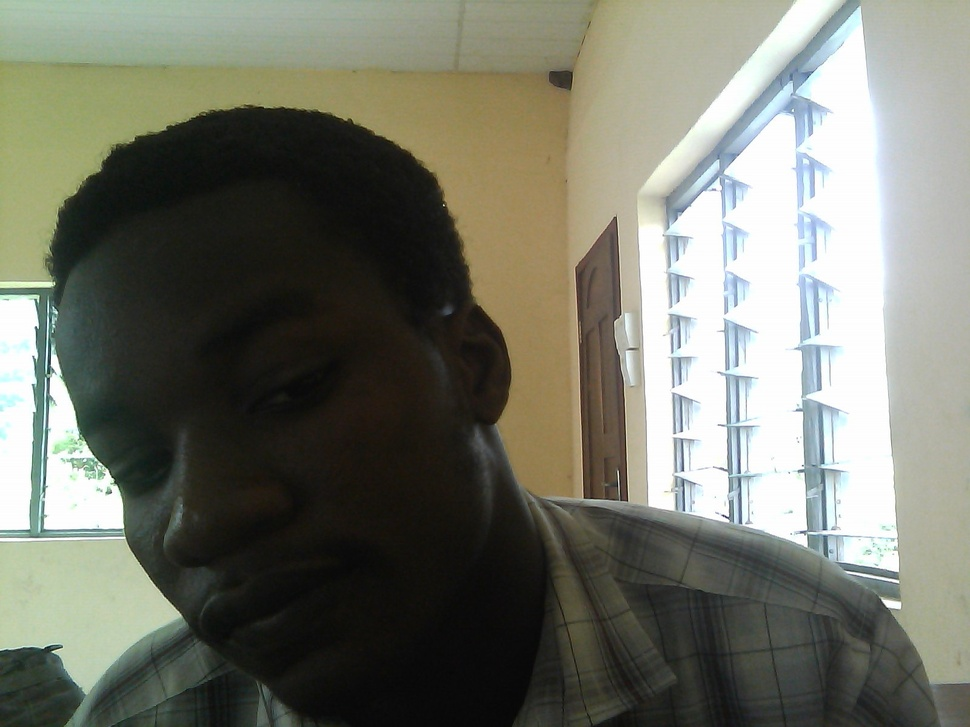
#> input picture img.jpg, 970 x 727 px, shrunk from 1600 x 1200 before the run
$ python Convert_Color_Image_to_Sketch.py
#> lines starting #> are read from the running program, lines starting #| are printed output that depends on the picture
# -*- coding: utf-8 -*-
"""Convert_Color_Image_to_Sketch.ipynb

Automatically generated by Colaboratory.

Original file is located at
    https://colab.research.google.com/drive/1vcd0PcYBJ-RtS_iYr262c4yVfofzkuAY
"""

#Install imageio package
#!pip install imageio

# Commented out IPython magic to ensure Python compatibility.
# %matplotlib inline
import imageio
import requests
import matplotlib.pyplot as plt
import IPython.display as dp

#Display the image from the web using an URI.
img="img.jpg"
dp.Image(requests.get(img).content)

#Read the image using imgaeio package's imread method and URI from web using
source_img = imageio.imread(img)
#> source_img is the input picture: shape (727, 970, 3); mean R, G, B 116.4, 118.3, 106.5

# Make the image Black and White using the formula Y= 0.299*R + 0.587*G + 0.114*B i.e. applying greyscale
import numpy as np

def grayscaleimg(rgb):
  return np.dot(rgb[...,:3], [0.299, 0.587, 0.114])
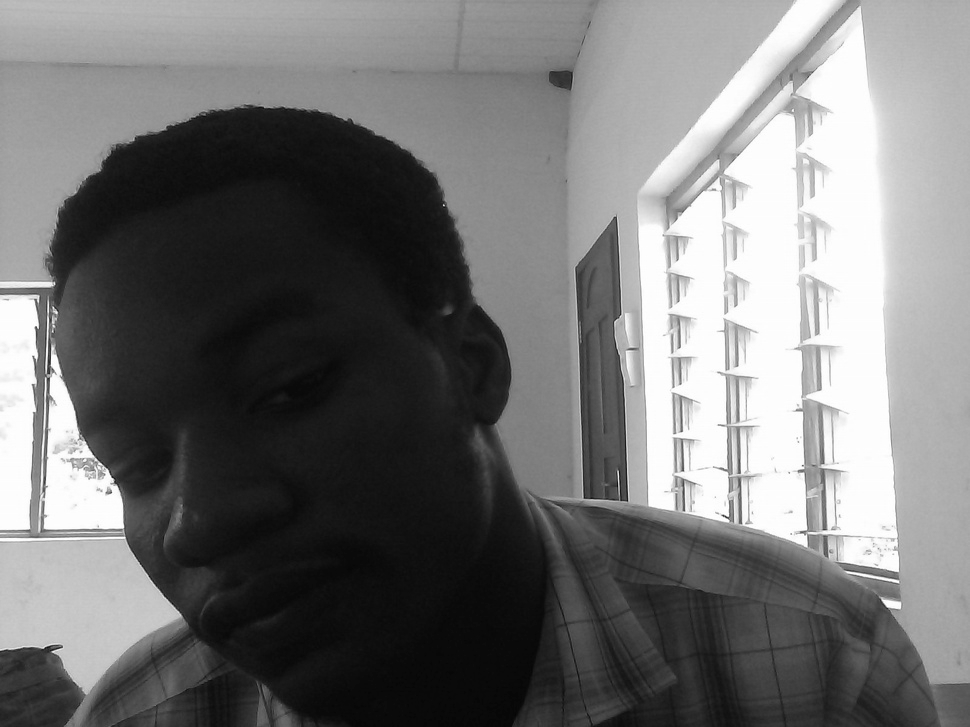
#> returned value: shape (727, 970) float64; min 4.77, max 255, mean 116.4

gryscl_img = grayscaleimg(source_img)

#Invert the image by subtracting it from 255
inv_img = (255 - gryscl_img)
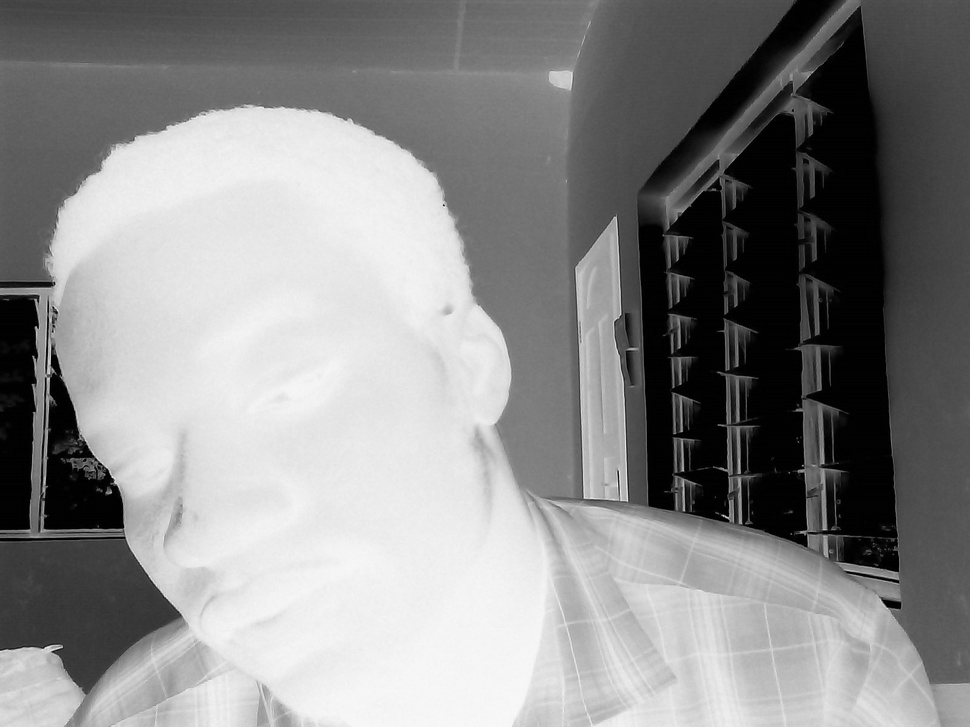
#> inv_img: shape (727, 970) float64; min 2.84e-14, max 250.2, mean 138.6
plt.imshow(inv_img)
#> (this line was passed over: IPython is not available in this run)

#Blur the image using gaussian filter
import scipy.ndimage
blurred_img = scipy.ndimage.filters.gaussian_filter(inv_img, sigma=5)
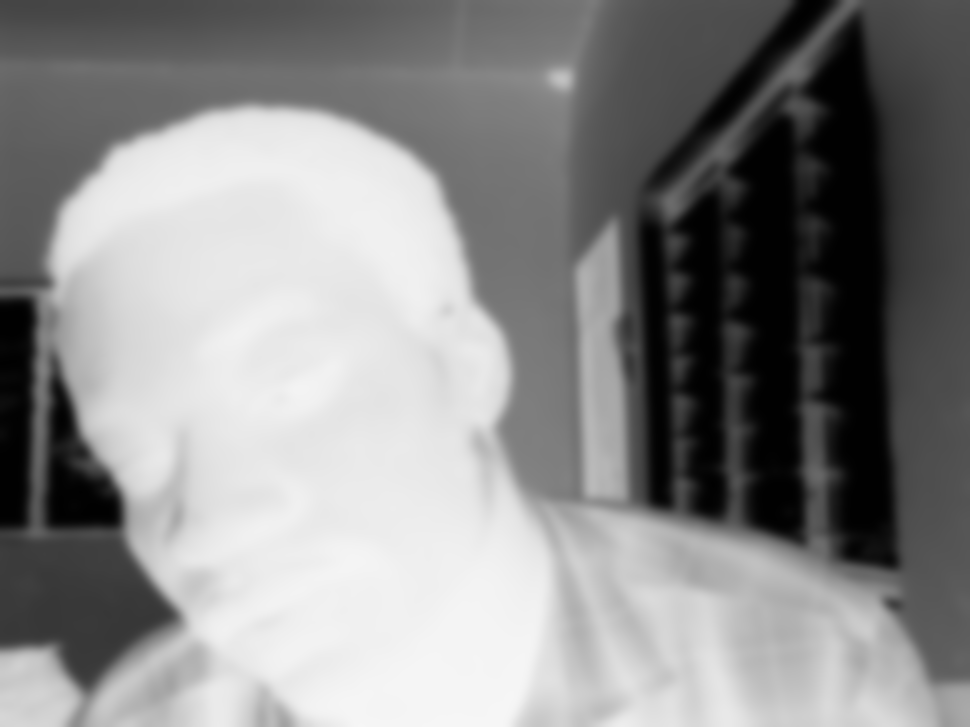
#> blurred_img: shape (727, 970) float64; min 1.16, max 246.6, mean 138.6
plt.imshow(blurred_img)
#> (this line was passed over: IPython is not available in this run)

#Create function to perform dogding(belnding together greyscale and blurred image)
def dodging(blur_img, gryscl_img):
    resultant_dodge=blur_img*255/(255-gryscl_img)
    resultant_dodge[resultant_dodge>255]=255
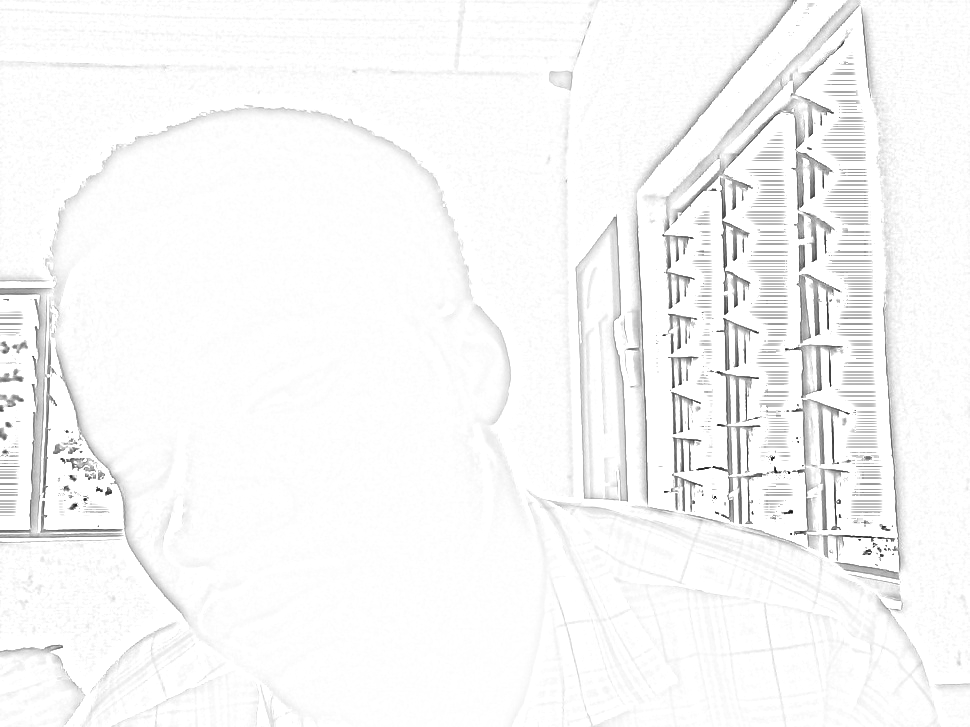
#> resultant_dodge: shape (727, 970) float64; min 13.93, max 255, mean 248
    resultant_dodge[gryscl_img==255]=255
    return resultant_dodge.astype('uint8')

#Generate the target image by applying the dodge
target_img= dodging(blurred_img, gryscl_img)

# Commented out IPython magic to ensure Python compatibility.
#Display the target image
# %matplotlib inline
import matplotlib.pyplot as plt
plt.imshow(target_img, cmap="gray")
#> (this line was passed over: IPython is not available in this run)

#Save the image
plt.imsave('target_image.png', target_img, cmap='gray', vmin=0, vmax=255)
